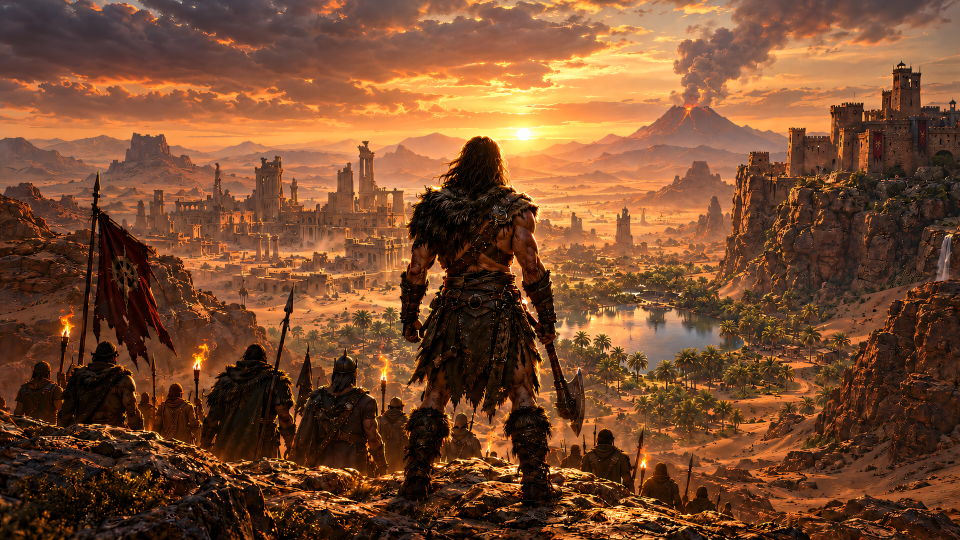
#> input picture art/wallpapers_source/Krinik_Conan_Exiles_Wallpaper_V1_1080p_1920x1080.webp, 1920 x 1080 px (shown at 1/2 size)
$ python variants.py ../../art/wallpapers_source/Krinik_Conan_Exiles_Wallpaper_V1_1080p_1920x1080.webp ../../art/wallpapers_source/Krinik_Conan_Exiles_Wallpaper_V1_1080p_1920x1080.webp
#> lines starting #> are read from the running program, lines starting #| are printed output that depends on the picture; after the words box and inside, x2 and y2 are one past the last pixel; in counts of white or black regions, pixels touching at a corner belong together
### _config/nexus/sign_style.py
"""sign_style.py -- the ONE place the caption's look lives.

WHY A SEPARATE MODULE. The style used to be copied into caption.py and
variants.py, and the two drifted apart the moment one was edited. One fact,
one place (DRY): the sheet the owner picks from and the frames that ship are
drawn by the SAME function, so what he approves is what he gets.

THE STYLE IS MEASURED, NOT REMEMBERED. Read off the old run's surviving
frames (1920x1080, _staryj-zahod-0909/) with ImageMagick, row by row:

    left margin      62 px  -> 3.25% of the width
    accent rule      y 850, 127 px wide, 4 px thick, green #3B9361
    headline         cap ~34 px -> 3.15% of the height, semibold
    subline          cap ~21 px -> 1.95% of the height, regular
    second language  gold #ECC55D (most saturated pixel of that line)
    text white       #EDEEF2 (cool, not pure white)
    baselines        918 / 951 / 1008 / 1042 -> 33 px inside a language
                     block, 57 px between the two blocks
    bottom margin    34 px -> 3.15% of the height

THREE CORRECTIONS THE OWNER GAVE ON TOP OF THAT STYLE:
  * the shadow covers THE AREA WHERE THE TEXT IS AND NO WIDER -- his words,
    2026-09-10. Not a band across the frame, not a wash that keeps going to
    the right past the words.
  * both languages carry EQUAL weight -- same size, one block above the
    other, not a title with a small translation under it. (The old run had
    English big and Russian small; that is the one thing changed here.)
  * no camera numbers in the caption. They live in shots.csv beside the
    frames, for whoever wants to reproduce a shot.

[NOT-TESTED] at birth; verified by the agent's own eye on a rendered sheet
before anything is shown to the owner (EXP-0081: an artifact made for the eye
is checked by the eye, and by the AGENT'S eye first).
"""

from PIL import Image, ImageChops, ImageDraw, ImageFont, ImageFilter

# --- the measured constants, all as fractions of the frame ----------------
# These are the OLD RUN's numbers, kept as measured so the source of the style
# stays readable. What the owner tunes are the two dials below them.
LEFT_FRAC = 0.0325      # left margin, share of width
BOTTOM_FRAC = 0.0315    # gap under the last line, share of height
HEAD_CAP_FRAC = 0.0315  # cap height of a headline, share of height
IN_BLOCK_FRAC = 0.0350  # headline -> its subline
BETWEEN_FRAC = 0.0530   # one language block -> the next
RULE_GAP_FRAC = 0.0250  # accent rule -> the first headline
RULE_W_FRAC = 0.0660    # accent rule width, share of width
RULE_H_FRAC = 0.0037    # accent rule thickness, share of height
PAD_TOP_FRAC = 0.0120   # shadow padding above the rule, share of height
PAD_BOTTOM_FRAC = 0.0140
PAD_LEFT_FRAC = 0.0100  # shares of width
PAD_RIGHT_FRAC = 0.0120

# --- the two dials the owner turns ----------------------------------------
# SCALE shrinks or grows the WHOLE caption -- text, spacing, rule and the
# shadow that follows them -- in one number. The margins from the frame edge
# are deliberately NOT scaled: the caption sits where it sits, it just gets
# smaller. Owner, 2026-09-10: "всю плашку меньше на 20 процентов", and then
# another 20 % on top of that -- 0.80 * 0.80.
SCALE = 0.64

# How tall the explaining line is relative to its headline. The old run had
# 0.62 and the owner asked twice for a bigger explaining line, so it does NOT
# ride down with SCALE -- shrinking the block would otherwise hand back
# exactly the small line he rejected.
SUB_OF_HEAD = 0.88

# The mod's name, small, in the top-left corner (owner, 2026-09-10, in place
# of the THIS MOD badge). It sits ABOVE the game's compass: the top strip of
# a Conan frame is clear until about 2 % of the height, and these two numbers
# keep the line inside it.
CORNER_CAP_FRAC = 0.0180     # owner asked for it bigger, 2026-09-10
CORNER_TOP_FRAC = 0.0075     # used only when the line is put in the corner
CORNER_TRACK_FRAC = 0.0022   # a little tracking, share of width
ABOVE_GAP_FRAC = 0.0150      # name -> the plate beneath it

# The corner line is BRONZE -- the same metal as the logo's chosen variant B,
# so the frames and the logo read as kin. A flat fill would look painted, so
# the ramp is the logo's: a hot highlight along the top, then a fast fall.
# The logo's ramp starts almost white, which is right on a 4096 title and
# wrong here: at corner size that highlight is most of the letter, and against
# a bright sky the top of every glyph melts away. So the metal starts warm.
CORNER_BRONZE = [(0.00, (250, 226, 178)), (0.22, (222, 168, 98)),
                 (0.52, (176, 116, 50)), (0.78, (206, 146, 74)),
                 (1.00, (108, 64, 24))]

WHITE = (237, 238, 242)
GOLD = (236, 197, 93)
GREEN = (59, 147, 97)   # the old run's colour for a modded frame
RED = (176, 58, 46)     # the old run's colour for the vanilla frame
# The rule the owner asked for on 2026-09-10: a SOFT red, warm rather than
# alarm-coloured, so it sits with the sand instead of cutting across it. It
# is now the accent on every frame -- which is why the corner badge, not the
# rule, is what tells a modded frame from the vanilla one.
SOFT_RED = (196, 87, 74)

SHADOW_RGB = (5, 5, 7)
SHADOW_ALPHA = 210      # near black, as measured (luminance 10-14)
SHADOW_BLUR_FRAC = 0.0060   # softness; also how far the wash may spill out


def _font(size, bold):
    """Segoe UI Semibold for headlines, Segoe UI for sublines.

    The old captions read heavier than a regular weight, hence semibold
    first. Every name is tried so the script also runs on a machine without
    the Segoe family."""
    names = (("seguisb.ttf", "segoeuib.ttf", "arialbd.ttf")
             if bold else ("segoeui.ttf", "arial.ttf"))
    for name in names:
        try:
            return ImageFont.truetype(name, size)
        except OSError:
            continue
    return ImageFont.load_default()


def _fit(cap_px, bold):
    """Solve for the pixel size whose CAP HEIGHT is cap_px.

    Font size and cap height are different numbers -- guessing one for the
    other is what once shipped a caption at half the intended size."""
    size = max(8, int(cap_px * 1.4))
    probe = ImageDraw.Draw(Image.new("RGB", (10, 10)))
    f = _font(size, bold)
    for _ in range(14):
        box = probe.textbbox((0, 0), "HНg", font=f)
        cap = box[3] - box[1]
        if abs(cap - cap_px) <= 1:
            break
        size = max(8, int(round(size * cap_px / max(cap, 1))))
        f = _font(size, bold)
    return f


def _layout(W, H, blocks, sublines):
    """Place the caption BY BASELINE PITCH, the way the old run was set.

    The measured 33 px and 57 px are baseline-to-baseline distances, not empty
    space between line boxes. Reading them as gaps -- which the first attempt
    did -- spaces the block out to about double, and the caption goes airy
    where the old one was tight. Returns the lines with their baselines, the
    left margin and the block's outer box."""
    head_cap = H * HEAD_CAP_FRAC * SCALE
    head_f = _fit(head_cap, True)
    sub_f = _fit(head_cap * SUB_OF_HEAD, False)

    items = []                       # (text, font, colour, pitch before it)
    for i, (head, sub, colour) in enumerate(blocks):
        items.append((head, head_f, colour,
                      BETWEEN_FRAC * SCALE if i else 0.0))
        if sublines and sub:
            items.append((sub, sub_f, WHITE, IN_BLOCK_FRAC * SCALE))

    rel = [0.0]
    for _, _, _, pitch in items[1:]:
        rel.append(rel[-1] + H * pitch)

    probe = ImageDraw.Draw(Image.new("RGB", (10, 10)))
    left = int(W * LEFT_FRAC)
    # the last line's descender must land on the bottom margin
    last_bottom = probe.textbbox((0, 0), items[-1][0], font=items[-1][1],
                                 anchor="ls")[3]
    first = H - int(H * BOTTOM_FRAC) - last_bottom - rel[-1]
    baselines = [first + r for r in rel]

    boxes = [probe.textbbox((left, b), t, font=f, anchor="ls")
             for (t, f, _, _), b in zip(items, baselines)]
    box = (min(b[0] for b in boxes), min(b[1] for b in boxes),
           max(b[2] for b in boxes), max(b[3] for b in boxes))
    return items, baselines, left, box


def _plate_of(W, H, box, rule_top, rule):
    """The shadow rectangle a caption needs: its text, padded.

    Padding follows SCALE like everything else, so the plate keeps its
    proportions when the owner turns the block up or down."""
    y0 = (rule_top if rule else box[1]) - int(H * PAD_TOP_FRAC * SCALE)
    y1 = min(H, box[3] + int(H * PAD_BOTTOM_FRAC * SCALE))
    x0 = max(0, box[0] - int(W * PAD_LEFT_FRAC * SCALE))
    x1 = min(W, box[2] + int(W * PAD_RIGHT_FRAC * SCALE))
    return (x0, y0, x1, y1)


# [18 lines left out: functions measure, union, not called in this run]


def draw(im, blocks, accent=GREEN, sublines=True, rule=True, plate=None,
         offset=(0, 0)):
    """Bake the caption into im (modified in place). Returns the shadow box.

    blocks: [(headline, subline, colour), ...] -- one entry per language,
    both at the SAME size, which is the owner's "equal weight".
    accent: the rule's colour.
    plate: the shadow rectangle to use. Pass the SERIES' rectangle (see
    measure/union) so every frame carries the same plate; leave it None and
    the plate hugs this one caption, which is what varied between frames.
    offset: move the WHOLE block -- plate, rule and every line -- by (dx, dy).
    The block is laid out once, in the bottom-left corner it was designed for,
    and then carried where the owner wants it. Re-deriving the layout for each
    corner would give four ways for the series plate to stop being one."""
    dx, dy = int(offset[0]), int(offset[1])
    W, H = im.size
    items, baselines, left, box = _layout(W, H, blocks, sublines)

    rule_h = max(2, int(H * RULE_H_FRAC * SCALE))
    rule_top = box[1] - int(H * RULE_GAP_FRAC * SCALE) - rule_h

    x0, y0, x1, y1 = plate or _plate_of(W, H, box, rule_top, rule)
    x0, y0, x1, y1 = x0 + dx, y0 + dy, x1 + dx, y1 + dy
    rule_top += dy
    blur = max(2, int(W * SHADOW_BLUR_FRAC * SCALE))

    mask = Image.new("L", (W, H), 0)
    ImageDraw.Draw(mask).rectangle([x0, y0, x1, y1], fill=SHADOW_ALPHA)
    mask = mask.filter(ImageFilter.GaussianBlur(blur))
    dark = Image.new("RGBA", (W, H), SHADOW_RGB + (255,))
    dark.putalpha(mask)
    im.paste(Image.alpha_composite(im.convert("RGBA"), dark).convert("RGB"),
             (0, 0))

    d = ImageDraw.Draw(im)
    if rule:
        d.rectangle([left + dx, rule_top, left + dx + int(W * RULE_W_FRAC * SCALE),
                     rule_top + rule_h], fill=accent)

    for (text, f, colour, _), baseline in zip(items, baselines):
        d.text((left + dx, baseline + dy), text, font=f, fill=colour,
               anchor="ls")

    return (x0, y0, x1, y1)


# [117 lines left out: functions _ramp, corner_box, corner, badge, not called in this run]

### _config/nexus/variants.py
"""variants.py -- caption candidates on one frame, so the owner names a letter.

WHY THE PREVIOUS SHEET WAS THROWN AWAY. Its four variants differed only in
the BACKING PLATE, while the style the owner actually liked -- the old run --
differs in TYPOGRAPHY: an accent rule above the line, a corner badge, a
headline with an explaining line under it, the second language in gold. None
of that was on the sheet, so no letter he could have named would have got him
what he wanted. Measured, not remembered: see sign_style.py.

WHAT IS STILL OPEN, and therefore what these three vary. His corrections are
already settled and are NOT variables here: the shadow covers the text's own
area and no wider, both languages carry equal weight, no camera numbers.
What is left is how the two languages are told apart:

    A  headlines the same size, Russian in gold, English in white,
       each with its explaining line
    B  the same, but both headlines white -- order alone separates them
    C  headlines only, no explaining lines: a short caption, a small shadow

    python variants.py <frame> <out.jpg>
"""

import sys

from PIL import Image, ImageDraw, ImageFont

import sign_style as st

RU_HEAD = "Камера выше, взгляд вниз"
RU_SUB = "Видно землю перед героем — куда идёшь и что под ногами."
EN_HEAD = "Raised and angled down"
EN_SUB = "The ground ahead is in frame — where you step and what waits there."

CANDIDATES = (
    ("A — русский золотом, английский белым, с пояснениями",
     dict(gold=True, sublines=True)),
    ("B — оба заголовка белые, с пояснениями",
     dict(gold=False, sublines=True)),
    ("C — только заголовки, без пояснений",
     dict(gold=True, sublines=False)),
)


def one(base, gold, sublines):
    im = base.copy()
    blocks = [
        (RU_HEAD, RU_SUB, st.GOLD if gold else st.WHITE),
        (EN_HEAD, EN_SUB, st.WHITE),
    ]
    st.draw(im, blocks, accent=st.SOFT_RED, sublines=sublines)
    return im


def main(src, out):
    base = Image.open(src).convert("RGB")
#> base is the input picture: PIL image 1920x1080 RGB; mean R, G, B 121, 76, 46.9
    made = [(name, one(base, **kw)) for name, kw in CANDIDATES]
#> in draw, `mask = Image.new("L", (W, H), 0)`: mask: PIL image 1920x1080 L; every value is 0
#> in draw, `ImageDraw.Draw(mask).rectangle([x0, y0, x1, y1], fill=SHADOW_ALPHA)`:
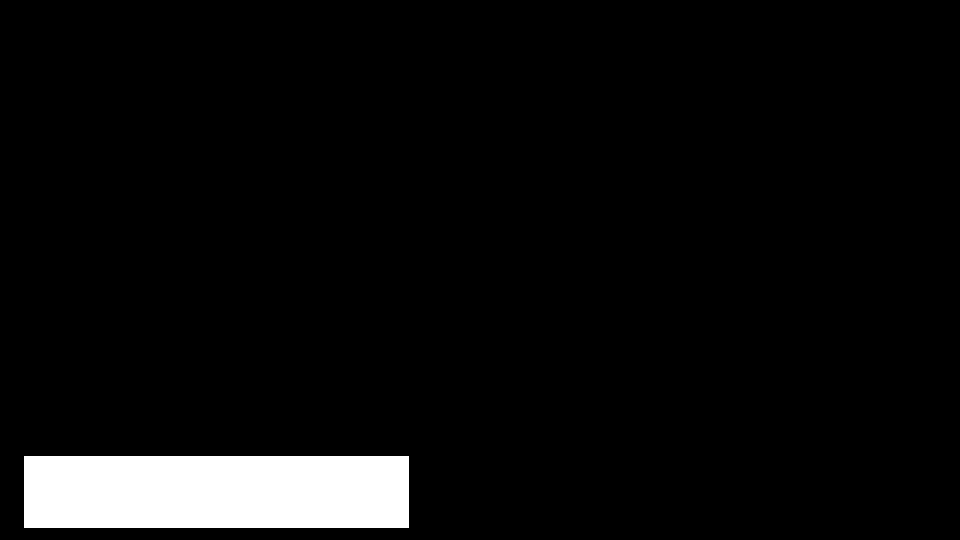
#> mask: PIL image 1920x1080 L (shown at 1/2 size); values 0 (black) and 210 (white), 5.3% white; 1 white region, box (x1, y1, x2, y2) and area: (49, 912, 818, 1056) 110736
#> in draw, `mask = mask.filter(ImageFilter.GaussianBlur(blur))`:
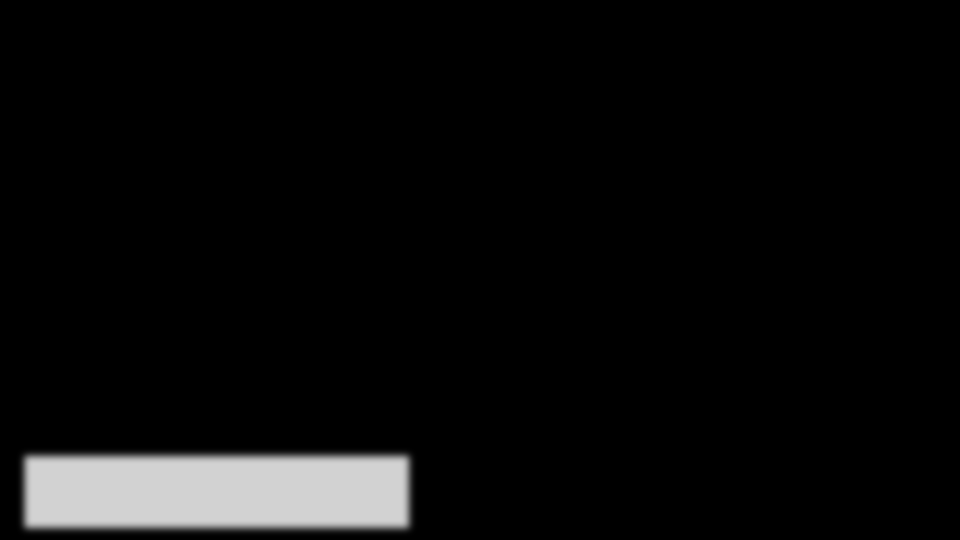
#> mask: PIL image 1920x1080 L (shown at 1/2 size); min 0, max 210, mean 11.2
#> in draw, `dark.putalpha(mask)`:
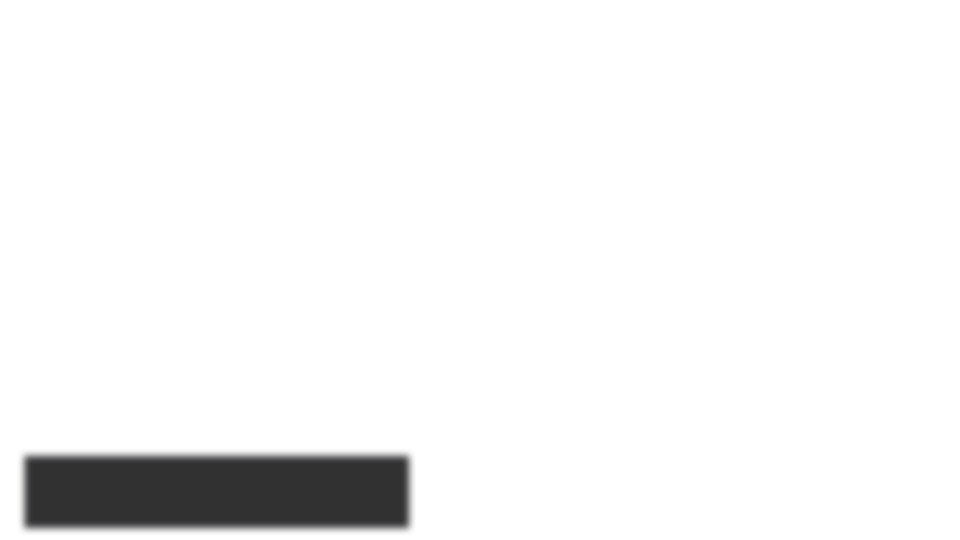
#> dark: PIL image 1920x1080 RGBA (shown at 1/2 size); mean R, G, B, A 5, 5, 7, 11.2; transparent parts drawn white
#> in draw, `im.paste(Image.alpha_composite(im.convert("RGBA"), dark).convert("RGB"..`:
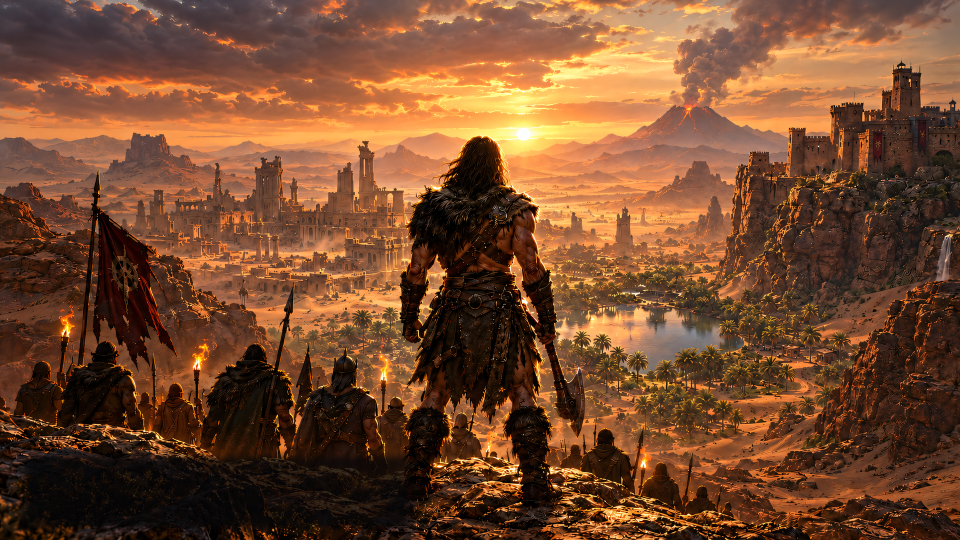
#> im: PIL image 1920x1080 RGB (shown at 1/2 size); mean R, G, B 118.3, 74.6, 46.6
#> call 3 of draw, with accent = (196, 87, 74), sublines = False, rule = True, offset = (0, 0)
#> in draw (call 3), `ImageDraw.Draw(mask).rectangle([x0, y0, x1, y1], fill=SHADOW_ALPHA)`:
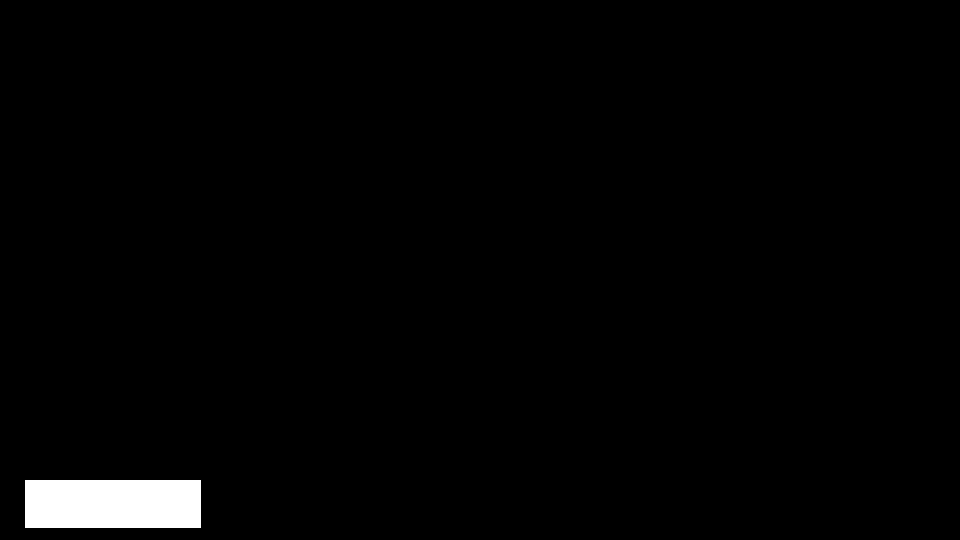
#> mask: PIL image 1920x1080 L (shown at 1/2 size); values 0 (black) and 210 (white), 1.6% white; 1 white region, box (x1, y1, x2, y2) and area: (50, 960, 402, 1056) 33792
#> in draw (call 3), `dark.putalpha(mask)`:
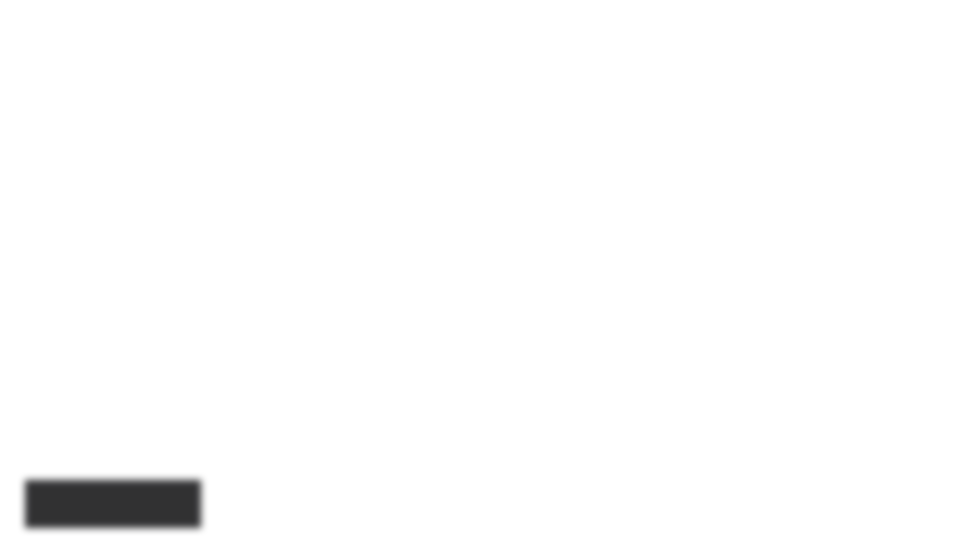
#> dark: PIL image 1920x1080 RGBA (shown at 1/2 size); mean R, G, B, A 5, 5, 7, 3.4; transparent parts drawn white
#> made = 3 items

    tile_w = 1280
    tile_h = int(round(tile_w * base.height / base.width))
#> tile_h = 720
    label_h = 46
    sheet = Image.new("RGB", (tile_w + 20, (tile_h + label_h) * len(made) + 10),
                      (22, 22, 24))
    d = ImageDraw.Draw(sheet)
    try:
        lf = ImageFont.truetype("segoeui.ttf", 27)
    except OSError:
        lf = ImageFont.load_default()
    for i, (name, im) in enumerate(made):
        y = 10 + i * (tile_h + label_h)
        sheet.paste(im.resize((tile_w, tile_h)), (10, y))
        d.text((14, y + tile_h + 10), name, font=lf, fill=(238, 234, 226))
#> this loop made 3 passes
#> (name, y) on passes 2 to 3: ('B — оба заголовка белые, с пояснениями', 776), ('C — только заголовки, без пояснений', 1542)
#> y on pass 1: 10
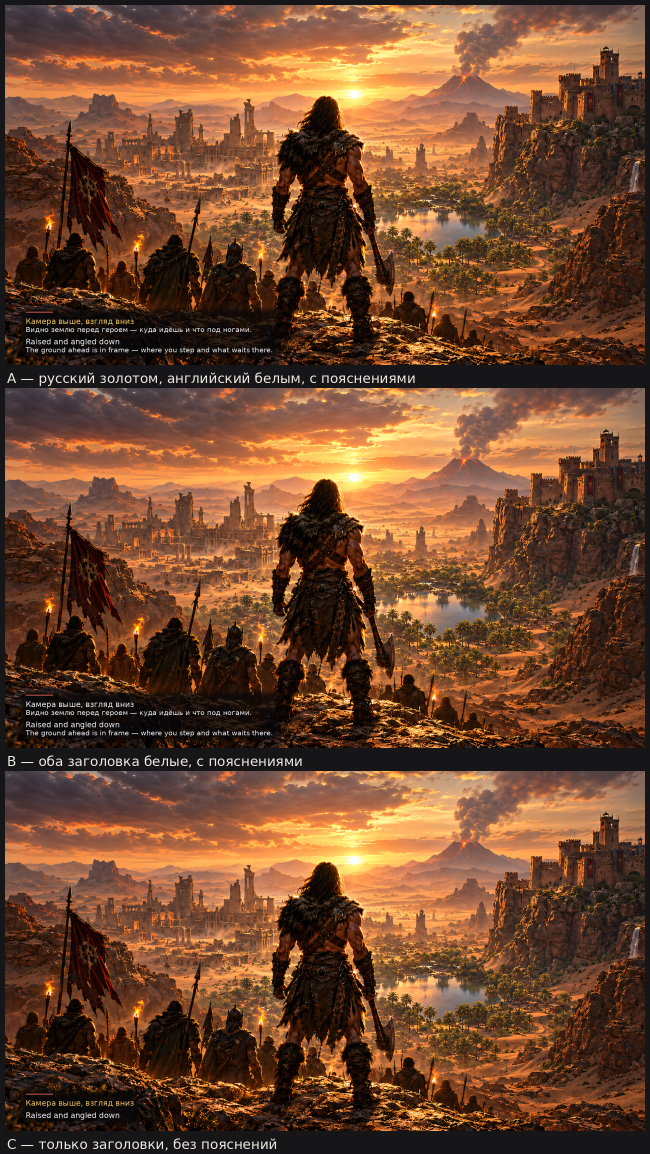
#> sheet: PIL image 1300x2308 RGB (shown at 1/2 size); mean R, G, B 112.8, 72.2, 46.2
    sheet.save(out, quality=93)
    print("лист вариантов подписи: %s (%dx%d)" % (out, sheet.width, sheet.height))
#| лист вариантов подписи: ../../art/wallpapers_source/Krinik_Conan_Exiles_Wallpaper_V1_1080p_1920x1080.webp (1300x2308)


if __name__ == "__main__":
    main(sys.argv[1], sys.argv[2])
